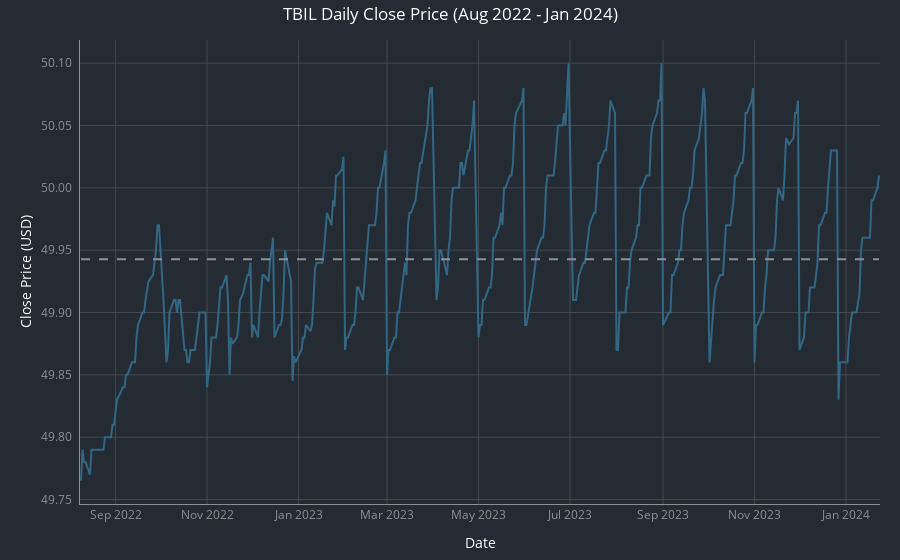

Notebook code cell kept with this figure:
### Markdown cell above
### TBIL - Daily Close Prices

The TBIL price is highly cyclical over short timescales, and typically increases in line with inflation. To get a sense of how ARIMA approaches cycles, this example will make use of the Close Price rather than Adjusted Close Price.

### Code cell
fig = go.Figure()
# Plot close prices
fig.add_trace(go.Scatter(x=tbil_df["Date"], y=tbil_df["Close"], mode="lines", name="Close Price (USD)"))
# Calculate total mean
mean_value = tbil_df["Close"].mean()
# Add horizontal dashed line for mean
fig.add_shape(
    type="line", x0=tbil_df["Date"].min(), x1=tbil_df["Date"].max(), y0=mean_value, y1=mean_value,
    line=dict(color=palette["stone"], width=2, dash="dash"), name="Mean"
)
# Update layout
fig.update_layout(title="TBIL Daily Close Price (Aug 2022 - Jan 2024)",
                  xaxis_title="Date",
                  yaxis_title="Close Price (USD)"
)
# Set label formats for hovering on data points
fig.update_traces(
    hovertemplate="%{x:%Y/%M/%D}<br>GBX: %{y:,.2f}<extra></extra>",  # extra code removes trace name default
    line_color=palette["blue"]
)
fig.update_yaxes(
    tickformat=".2f"  # Format for 2 decimal places
)
# Show plot
format_plot(fig)
fig.show()

### Figure 1 — Plotly figure (JSON) as saved in the notebook; plotly's stock layout.template omitted (floating-point values rounded to 4 significant figures; data arrays with more than 128 entries replaced by an {"elided": "..."} marker saying what was removed)
{"data": [{"hovertemplate": "%{x:%Y/%M/%D}<br>GBX: %{y:,.2f}<extra></extra>", "line": {"color": "#336681"}, "mode": "lines", "name": "Close Price (USD)", "type": "scatter", "x": {"elided": "366 str values"}, "y": {"elided": "366 float values"}}], "layout": {"autosize": true, "legend": {"font": {"color": "#8f8f94"}}, "margin": {"b": 20, "l": 80, "r": 20, "t": 40}, "paper_bgcolor": "#252b33", "plot_bgcolor": "#252b33", "shapes": [{"line": {"color": "#8f8f94", "dash": "dash", "width": 2}, "name": "Mean", "type": "line", "x0": "2022-08-09", "x1": "2024-01-23", "y0": 49.94, "y1": 49.94}], "title": {"font": {"color": "#fefeff"}, "text": "TBIL Daily Close Price (Aug 2022 - Jan 2024)", "x": 0.5}, "xaxis": {"autorange": true, "categoryorder": "category ascending", "gridcolor": "#45464d", "linecolor": "#8f8f94", "range": ["2022-08-08 07:37:50.7692", "2024-01-23 16:22:09.2308"], "tickfont": {"color": "#8f8f94"}, "title": {"font": {"color": "#fefeff"}, "text": "Date"}, "type": "date"}, "yaxis": {"autorange": true, "categoryorder": "category ascending", "gridcolor": "#45464d", "linecolor": "#8f8f94", "range": [49.75, 50.12], "tickcolor": "#252b33", "tickfont": {"color": "#8f8f94"}, "tickformat": ".2f", "ticklen": 5, "ticks": "outside", "title": {"font": {"color": "#fefeff"}, "standoff": 5, "text": "Close Price (USD)"}, "type": "linear"}}}
